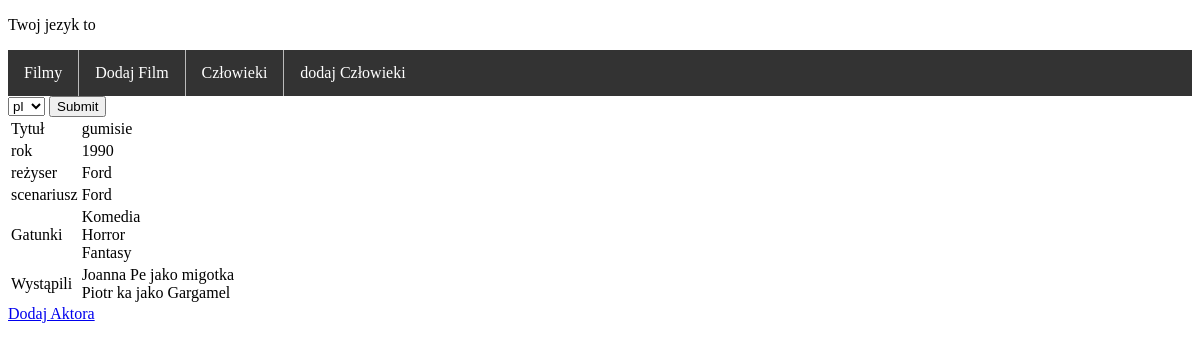
The page /movie_app/movies/4/ on the database its author committed.
### movie_app/models.py (models this page shows)
class Movie(models.Model):
    title = models.CharField(max_length=123)
    director = models.ForeignKey(Person, on_delete=models.CASCADE, related_name='directed_by')
    screenplay = models.ForeignKey(Person, on_delete=models.CASCADE, related_name='writen_by')
    year = models.IntegerField()
    rating = models.IntegerField()
    genre = models.ManyToManyField(Genre)
    actors = models.ManyToManyField(Person, through='Starring', related_name='movies')

class Person(models.Model):
    first_name = models.CharField(max_length=123)
    last_name = models.CharField(max_length=123)
    def __str__(self):
        return f"{self.first_name} {self.last_name}"

class Genre(models.Model):
    name = models.CharField(max_length=123)

class Starring(models.Model):
    person = models.ForeignKey(Person, on_delete=models.CASCADE)
    movie = models.ForeignKey(Movie, on_delete=models.CASCADE)
    role = models.CharField(max_length=222)

### movie_app/views.py (the view)
# urls.py: path('movies/<int:id>/', views.movie_view, name='movie_detail'),
def movie_view(request, id):
    movie = Movie.objects.get(pk=id)
    return render(request, 'movie_app/movie.html', {'movie': movie})

### movie_app/templates/movie_app/movie.html (shortened to what this page needs)
{% extends 'base/base.html' %}
{% block zawartosc %}
    <table>
        <tbody>
        <tr>
            <td>Tytuł</td>
            <td>{{ movie.title }}</td>
        </tr>
        <td>rok</td>
        <td>{{ movie.year }}</td>
        <tr>
            <td>reżyser</td>
            <td>{{ movie.director.last_name }}</td>
        </tr>
        <tr>
            <td>scenariusz</td>
            <td>{{ movie.screenplay.last_name }}</td>
        </tr>
        <tr>
            <td>Gatunki</td>
            <td>{% for genre in movie.genre.all %}{{ genre.name }}<br>{% endfor %}</td>
        </tr>
        <tr>
            <td>Wystąpili</td>
            <td>{% for starring in movie.starring_set.all %} {{ starring.person }} jako {{ starring.role }}<br>{% endfor %}</td>
        </tr>
        </tbody>
    </table>
    <a href="{% url 'add_actor' movie.id %}">Dodaj Aktora</a>
{% endblock %}

### rows shown on the page
Movie: title "gumisie", year "1990", director.last_name "Ford", screenplay.last_name "Ford"
Genre: name "Komedia"
Genre: name "Horror"
Genre: name "Fantasy"
Starring: person "Joanna Pe", role "migotka"
Starring: person "Piotr ka", role "Gargamel"
